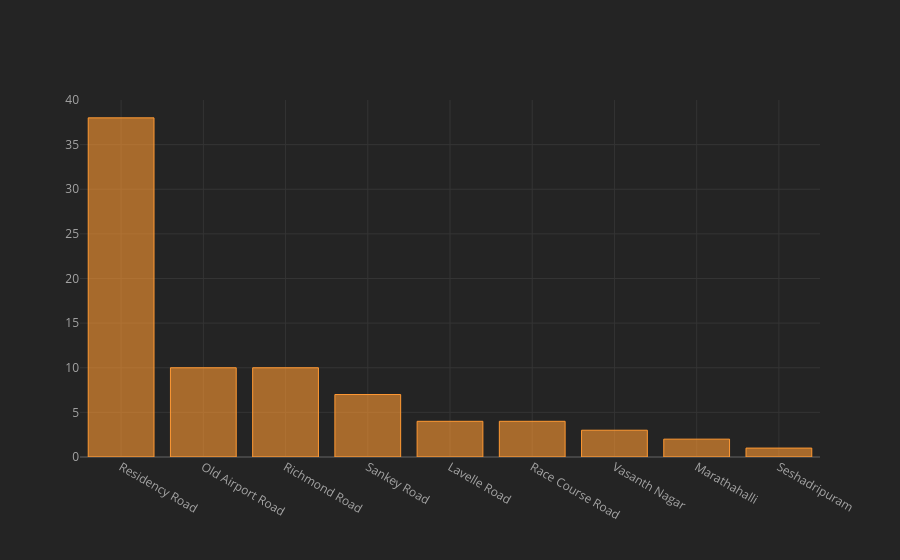

The notebook cell this image was saved under:
### Code cell
x.iplot(kind="bar")

### Figure 1 — Plotly figure (JSON) as saved in the notebook; plotly's stock layout.template omitted (floating-point values rounded to 4 significant figures)
{"data": [{"marker": {"color": "rgba(255, 153, 51, 0.6)", "line": {"color": "rgba(255, 153, 51, 1.0)", "width": 1}}, "name": "count", "orientation": "v", "text": "", "type": "bar", "x": ["Residency Road", "Old Airport Road", "Richmond Road", "Sankey Road", "Lavelle Road", "Race Course Road", "Vasanth Nagar", "Marathahalli", "Seshadripuram"], "y": [38, 10, 10, 7, 4, 4, 3, 2, 1]}], "layout": {"autosize": true, "legend": {"bgcolor": "#242424", "font": {"color": "#F4F4F4"}}, "paper_bgcolor": "#242424", "plot_bgcolor": "#242424", "title": {"font": {"color": "#F4F4F4"}}, "xaxis": {"autorange": true, "gridcolor": "#343434", "range": [-0.5, 8.5], "showgrid": true, "tickfont": {"color": "#A4A4A4"}, "title": {"font": {"color": "#A4A4A4"}, "text": ""}, "type": "category", "zerolinecolor": "#444444"}, "yaxis": {"autorange": true, "gridcolor": "#343434", "range": [0, 40], "showgrid": true, "tickfont": {"color": "#A4A4A4"}, "title": {"font": {"color": "#A4A4A4"}, "text": ""}, "type": "linear", "zerolinecolor": "#444444"}}}
